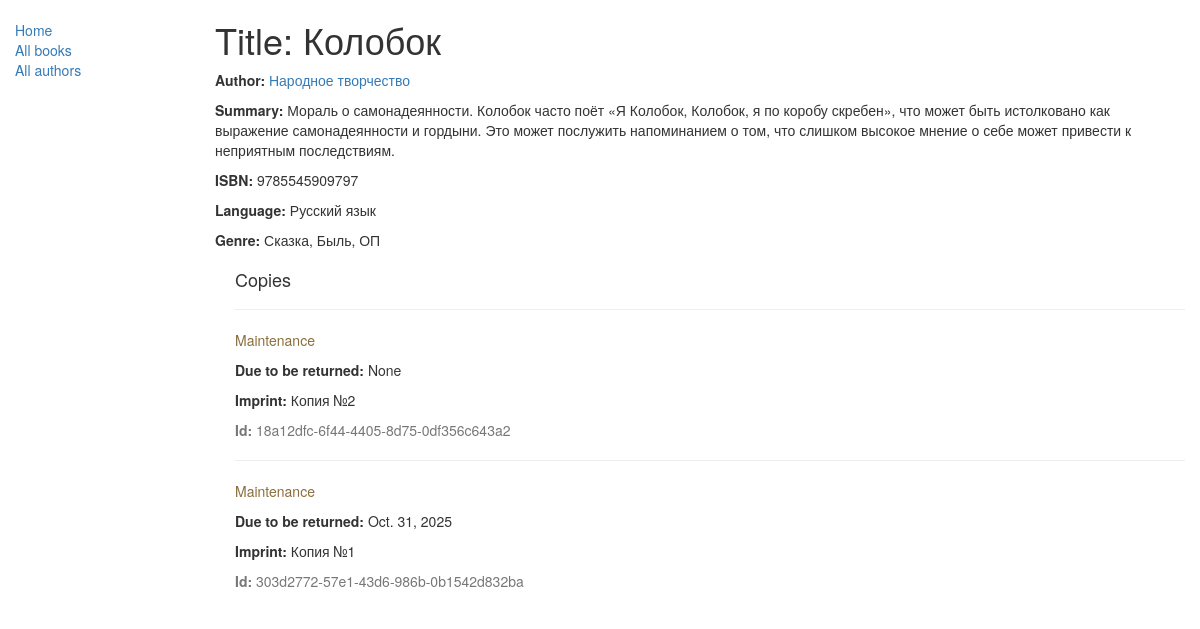
The app's page /catalog/book/1/ with its own data.
### catalog/models.py (models this page shows, shortened)
class Book(models.Model):
    title = models.CharField(max_length=200)
    author = models.ForeignKey('Author', on_delete=models.SET_NULL, null=True)
    summary = models.TextField(max_length=1000, help_text='Описание книги')
    isbn = models.CharField('ISBN', max_length=13, help_text='13 Символов')
    genre = models.ManyToManyField(Genre, help_text='Выбирите жанры книги')
    language = models.ForeignKey('Language', on_delete=models.SET_NULL, null=True)
    def display_genre(self):
        return ', '.join([ genre.name for genre in self.genre.all()[:3]])
    display_genre.short_description = 'Genre'

class Author(models.Model):
    first_name = models.CharField(max_length=200)
    last_name = models.CharField(max_length=200)
    date_of_birth = models.DateField(null=True, blank=True)
    date_of_death = models.DateField('Died', null=True, blank=True)
    def __str__(self):
        return '%s %s' % (self.last_name, self.first_name)

class Language(models.Model):
    name = models.CharField(max_length=50)
    def __str__(self):
        return self.name

class Genre(models.Model):
    name = models.CharField(max_length=200, help_text='Жанр книги(например: Фантастика, Ужасы, Детектив.')
    def __str__(self):
        return self.name

class BookInstance(models.Model):
    id = models.UUIDField(primary_key=True, default=uuid.uuid4, help_text="Уникальный id для именно этой книги во всей библиотеке")
    book = models.ForeignKey('Book', on_delete=models.SET_NULL, null=True)
    imprint = models.CharField(max_length=200)
    due_back = models.DateField(null=True, blank=True)
    LOAN_STATUS = (
        ('m', 'Maintenance'),
        ('o', 'On loan'),
        ('a', 'Available'),
        ('r', 'Reserved'),
    )
    status = models.CharField(max_length=10, choices=LOAN_STATUS, blank=True, default='m', help_text='Состояние книги')
    class Meta:
        ordering = ['due_back']

### catalog/views.py (the view)
# urls.py: path('book/<int:pk>/', views.BookDetailView.as_view(), name='book_detail'),
class BookDetailView(generic.DetailView):
    model = Book

### templates/catalog/book_detail.html
{% extends "base.html" %}
{% block content %}
  <h1>Title: {{ book.title }}</h1>
  <p><strong>Author:</strong> <a href="">{{ book.author }}</a></p>
  <p><strong>Summary:</strong> {{ book.summary }}</p>
  <p><strong>ISBN:</strong> {{ book.isbn }}</p>
  <p><strong>Language:</strong> {{ book.language }}</p>
  <p><strong>Genre:</strong> {% for genre in book.genre.all %} {{ genre }}{% if not forloop.last %}, {% endif %}{% endfor %}</p>
  <div style="margin-left:20px;margin-top:20px">
    <h4>Copies</h4>
    {% for copy in book.bookinstance_set.all %}
    <hr>
    <p class="{% if copy.status == 'a' %}text-success{% elif copy.status == 'd' %}text-danger{% else %}text-warning{% endif %}">{{ copy.get_status_display }}</p>
    {% if copy.status != 'a' %}<p><strong>Due to be returned:</strong> {{copy.due_back}}</p>{% endif %}
    <p><strong>Imprint:</strong> {{copy.imprint}}</p>
    <p class="text-muted"><strong>Id:</strong> {{copy.id}}</p>
    {% endfor %}
  </div>
{% endblock %}

### records on screen
Book: title "Колобок", author "Народное творчество", summary "Мораль о самонадеянности. Колобок часто поёт «Я Колобок, Колобок, я по коробу скребен», что может быть истолковано как выражение самонадеянности и гордыни. Это может послужить напоминанием о том, что слишком высокое мнение о себе может привести к неприятным последствиям.", isbn "9785545909797", language "Русский язык"
Genre: name "Сказка"
Genre: name "Быль"
Genre: name "ОП"
BookInstance: status "Maintenance", due_back "None", imprint "Копия №2", id "18a12dfc-6f44-4405-8d75-0df356c643a2"
BookInstance: status "Maintenance", due_back "Oct. 31, 2025", imprint "Копия №1", id "303d2772-57e1-43d6-986b-0b1542d832ba"
